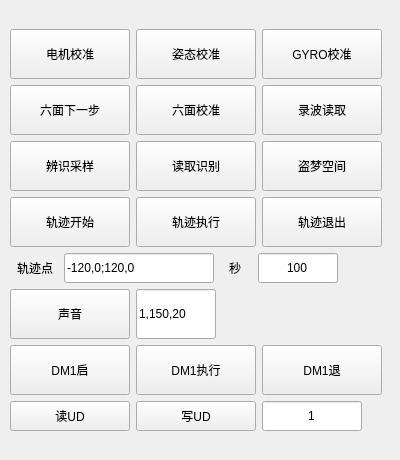
    <widget class="PanelItem" name="Page1_Pane6" native="true">
     <property name="geometry">
      <rect>
       <x>155</x>
       <y>95</y>
       <width>400</width>
       <height>460</height>
      </rect>
     </property>
     <widget class="HoverFillButton" name="Page1_Pane6_MotorCalibration_Btn">
      <property name="geometry">
       <rect>
        <x>10</x>
        <y>29</y>
        <width>120</width>
        <height>50</height>
       </rect>
      </property>
      <property name="minimumSize">
       <size>
        <width>120</width>
        <height>50</height>
       </size>
      </property>
      <property name="maximumSize">
       <size>
        <width>120</width>
        <height>50</height>
       </size>
      </property>
      <property name="text">
       <string>电机校准</string>
      </property>
     </widget>
     <widget class="HoverFillButton" name="Page1_Pane6_AttitudeCalibration_Btn">
      <property name="geometry">
       <rect>
        <x>136</x>
        <y>29</y>
        <width>120</width>
        <height>50</height>
       </rect>
      </property>
      <property name="minimumSize">
       <size>
        <width>120</width>
        <height>50</height>
       </size>
      </property>
      <property name="maximumSize">
       <size>
        <width>120</width>
        <height>50</height>
       </size>
      </property>
      <property name="text">
       <string>姿态校准</string>
      </property>
     </widget>
     <widget class="HoverFillButton" name="Page1_Pane6_GyroCalibration_Btn">
      <property name="geometry">
       <rect>
        <x>262</x>
        <y>29</y>
        <width>120</width>
        <height>50</height>
       </rect>
      </property>
      <property name="minimumSize">
       <size>
        <width>120</width>
        <height>50</height>
       </size>
      </property>
      <property name="maximumSize">
       <size>
        <width>120</width>
        <height>50</height>
       </size>
      </property>
      <property name="text">
       <string>GYRO校准</string>
      </property>
     </widget>
     <widget class="HoverFillButton" name="Page1_Pane6_SixCalibration_Btn">
      <property name="geometry">
       <rect>
        <x>136</x>
        <y>85</y>
        <width>120</width>
        <height>50</height>
       </rect>
      </property>
      <property name="minimumSize">
       <size>
        <width>120</width>
        <height>50</height>
       </size>
      </property>
      <property name="maximumSize">
       <size>
        <width>120</width>
        <height>50</height>
       </size>
      </property>
      <property name="text">
       <string>六面校准</string>
      </property>
     </widget>
     <widget class="HoverFillButton" name="Page1_Pane6_WaveRecordRead_Btn">
      <property name="geometry">
       <rect>
        <x>262</x>
        <y>85</y>
        <width>120</width>
        <height>50</height>
       </rect>
      </property>
      <property name="minimumSize">
       <size>
        <width>120</width>
        <height>50</height>
       </size>
      </property>
      <property name="maximumSize">
       <size>
        <width>120</width>
        <height>50</height>
       </size>
      </property>
      <property name="text">
       <string>录波读取</string>
      </property>
     </widget>
     <widget class="HoverFillButton" name="Page1_Pane6__SixNextStep_Btn">
      <property name="geometry">
       <rect>
        <x>10</x>
        <y>85</y>
        <width>120</width>
        <height>50</height>
       </rect>
      </property>
      <property name="minimumSize">
       <size>
        <width>120</width>
        <height>50</height>
       </size>
      </property>
      <property name="maximumSize">
       <size>
        <width>120</width>
        <height>50</height>
       </size>
      </property>
      <property name="text">
       <string>六面下一步</string>
      </property>
     </widget>
     <widget class="HoverFillButton" name="Page1_Pane6_TrackStart_Btn">
      <property name="geometry">
       <rect>
        <x>10</x>
        <y>197</y>
        <width>120</width>
        <height>50</height>
       </rect>
      </property>
      <property name="minimumSize">
       <size>
        <width>120</width>
        <height>50</height>
       </size>
      </property>
      <property name="maximumSize">
       <size>
        <width>120</width>
        <height>50</height>
       </size>
      </property>
      <property name="text">
       <string>轨迹开始</string>
      </property>
     </widget>
     <widget class="HoverFillButton" name="Page1_Pane6_IdentifySamples_Btn">
      <property name="geometry">
       <rect>
        <x>10</x>
        <y>141</y>
        <width>120</width>
        <height>50</height>
       </rect>
      </property>
      <property name="minimumSize">
       <size>
        <width>120</width>
        <height>50</height>
       </size>
      </property>
      <property name="maximumSize">
       <size>
        <width>120</width>
        <height>50</height>
       </size>
      </property>
      <property name="text">
       <string>辨识采样</string>
      </property>
     </widget>
     <widget class="HoverFillButton" name="Page1_Pane6_ReadRecognition_Btn">
      <property name="geometry">
       <rect>
        <x>136</x>
        <y>141</y>
        <width>120</width>
        <height>50</height>
       </rect>
      </property>
      <property name="minimumSize">
       <size>
        <width>120</width>
        <height>50</height>
       </size>
      </property>
      <property name="maximumSize">
       <size>
        <width>120</width>
        <height>50</height>
       </size>
      </property>
      <property name="text">
       <string>读取识别</string>
      </property>
     </widget>
     <widget class="HoverFillButton" name="Page1_Pane6_Inception_Btn">
      <property name="geometry">
       <rect>
        <x>262</x>
        <y>141</y>
        <width>120</width>
        <height>50</height>
       </rect>
      </property>
      <property name="minimumSize">
       <size>
        <width>120</width>
        <height>50</height>
       </size>
      </property>
      <property name="maximumSize">
       <size>
        <width>120</width>
        <height>50</height>
       </size>
      </property>
      <property name="text">
       <string>盗梦空间</string>
      </property>
     </widget>
     <widget class="HoverFillButton" name="Page1_Pane6_DM1Start_Btn">
      <property name="geometry">
       <rect>
        <x>10</x>
        <y>345</y>
        <width>120</width>
        <height>50</height>
       </rect>
      </property>
      <property name="minimumSize">
       <size>
        <width>120</width>
        <height>50</height>
       </size>
      </property>
      <property name="maximumSize">
       <size>
        <width>120</width>
        <height>50</height>
       </size>
      </property>
      <property name="text">
       <string>DM1启</string>
      </property>
     </widget>
     <widget class="HoverFillButton" name="Page1_Pane6_Sound_Btn">
      <property name="geometry">
       <rect>
        <x>10</x>
        <y>289</y>
        <width>120</width>
        <height>50</height>
       </rect>
      </property>
      <property name="minimumSize">
       <size>
        <width>120</width>
        <height>50</height>
       </size>
      </property>
      <property name="maximumSize">
       <size>
        <width>120</width>
        <height>50</height>
       </size>
      </property>
      <property name="text">
       <string>声音</string>
      </property>
     </widget>
     <widget class="HoverFillButton" name="Page1_Pane6_DM1Execute_Btn">
      <property name="geometry">
       <rect>
        <x>136</x>
        <y>345</y>
        <width>120</width>
        <height>50</height>
       </rect>
      </property>
      <property name="minimumSize">
       <size>
        <width>120</width>
        <height>50</height>
       </size>
      </property>
      <property name="maximumSize">
       <size>
        <width>120</width>
        <height>50</height>
       </size>
      </property>
      <property name="text">
       <string>DM1执行</string>
      </property>
     </widget>
     <widget class="HoverFillButton" name="Page1_Pane6_DM1Exit_Btn">
      <property name="geometry">
       <rect>
        <x>262</x>
        <y>345</y>
        <width>120</width>
        <height>50</height>
       </rect>
      </property>
      <property name="minimumSize">
       <size>
        <width>120</width>
        <height>50</height>
       </size>
      </property>
      <property name="maximumSize">
       <size>
        <width>120</width>
        <height>50</height>
       </size>
      </property>
      <property name="text">
       <string>DM1退</string>
      </property>
     </widget>
     <widget class="HoverFillButton" name="Page1_Pane6_WriteUD_Btn">
      <property name="geometry">
       <rect>
        <x>136</x>
        <y>401</y>
        <width>120</width>
        <height>30</height>
       </rect>
      </property>
      <property name="minimumSize">
       <size>
        <width>120</width>
        <height>30</height>
       </size>
      </property>
      <property name="maximumSize">
       <size>
        <width>120</width>
        <height>30</height>
       </size>
      </property>
      <property name="text">
       <string>写UD</string>
      </property>
     </widget>
     <widget class="HoverFillButton" name="Page1_Pane6_ReadUD_Btn">
      <property name="geometry">
       <rect>
        <x>10</x>
        <y>401</y>
        <width>120</width>
        <height>30</height>
       </rect>
      </property>
      <property name="minimumSize">
       <size>
        <width>120</width>
        <height>30</height>
       </size>
      </property>
      <property name="maximumSize">
       <size>
        <width>120</width>
        <height>30</height>
       </size>
      </property>
      <property name="text">
       <string>读UD</string>
      </property>
     </widget>
     <widget class="HoverFillButton" name="Page1_Pane6_TrackExecute_Btn">
      <property name="geometry">
       <rect>
        <x>136</x>
        <y>197</y>
        <width>120</width>
        <height>50</height>
       </rect>
      </property>
      <property name="minimumSize">
       <size>
        <width>120</width>
        <height>50</height>
       </size>
      </property>
      <property name="maximumSize">
       <size>
        <width>120</width>
        <height>50</height>
       </size>
      </property>
      <property name="text">
       <string>轨迹执行</string>
      </property>
     </widget>
     <widget class="HoverFillButton" name="Page1_Pane6_TrackExit_Btn">
      <property name="geometry">
       <rect>
        <x>262</x>
        <y>197</y>
        <width>120</width>
        <height>50</height>
       </rect>
      </property>
      <property name="minimumSize">
       <size>
        <width>120</width>
        <height>50</height>
       </size>
      </property>
      <property name="maximumSize">
       <size>
        <width>120</width>
        <height>50</height>
       </size>
      </property>
      <property name="text">
       <string>轨迹退出</string>
      </property>
     </widget>
     <widget class="QLineEdit" name="Page1_Pane6_TrackPoint_lineEdit">
      <property name="enabled">
       <bool>true</bool>
      </property>
      <property name="geometry">
       <rect>
        <x>64</x>
        <y>253</y>
        <width>150</width>
        <height>30</height>
       </rect>
      </property>
      <property name="minimumSize">
       <size>
        <width>150</width>
        <height>30</height>
       </size>
      </property>
      <property name="maximumSize">
       <size>
        <width>150</width>
        <height>30</height>
       </size>
      </property>
      <property name="mouseTracking">
       <bool>true</bool>
      </property>
      <property name="focusPolicy">
       <enum>Qt::StrongFocus</enum>
      </property>
      <property name="text">
       <string>-120,0;120,0</string>
      </property>
      <property name="echoMode">
       <enum>QLineEdit::Normal</enum>
      </property>
      <property name="readOnly">
       <bool>false</bool>
      </property>
      <property name="clearButtonEnabled">
       <bool>false</bool>
      </property>
     </widget>
     <widget class="QLineEdit" name="Page1_Pane6_Sec_lineEdit">
      <property name="enabled">
       <bool>true</bool>
      </property>
      <property name="geometry">
       <rect>
        <x>258</x>
        <y>253</y>
        <width>80</width>
        <height>30</height>
       </rect>
      </property>
      <property name="minimumSize">
       <size>
        <width>80</width>
        <height>30</height>
       </size>
      </property>
      <property name="maximumSize">
       <size>
        <width>80</width>
        <height>30</height>
       </size>
      </property>
      <property name="mouseTracking">
       <bool>true</bool>
      </property>
      <property name="focusPolicy">
       <enum>Qt::StrongFocus</enum>
      </property>
      <property name="text">
       <string>100</string>
      </property>
      <property name="echoMode">
       <enum>QLineEdit::Normal</enum>
      </property>
      <property name="alignment">
       <set>Qt::AlignCenter</set>
      </property>
      <property name="readOnly">
       <bool>false</bool>
      </property>
      <property name="clearButtonEnabled">
       <bool>false</bool>
      </property>
     </widget>
     <widget class="QLineEdit" name="Page1_Pane6_UD_lineEdit">
      <property name="enabled">
       <bool>true</bool>
      </property>
      <property name="geometry">
       <rect>
        <x>262</x>
        <y>401</y>
        <width>100</width>
        <height>30</height>
       </rect>
      </property>
      <property name="minimumSize">
       <size>
        <width>100</width>
        <height>30</height>
       </size>
      </property>
      <property name="maximumSize">
       <size>
        <width>100</width>
        <height>30</height>
       </size>
      </property>
      <property name="mouseTracking">
       <bool>true</bool>
      </property>
      <property name="focusPolicy">
       <enum>Qt::StrongFocus</enum>
      </property>
      <property name="text">
       <string>1</string>
      </property>
      <property name="echoMode">
       <enum>QLineEdit::Normal</enum>
      </property>
      <property name="alignment">
       <set>Qt::AlignCenter</set>
      </property>
      <property name="readOnly">
       <bool>false</bool>
      </property>
      <property name="clearButtonEnabled">
       <bool>false</bool>
      </property>
     </widget>
     <widget class="QLabel" name="Page1_Pane6_Label1">
      <property name="geometry">
       <rect>
        <x>10</x>
        <y>253</y>
        <width>50</width>
        <height>30</height>
       </rect>
      </property>
      <property name="minimumSize">
       <size>
        <width>50</width>
        <height>30</height>
       </size>
      </property>
      <property name="maximumSize">
       <size>
        <width>50</width>
        <height>30</height>
       </size>
      </property>
      <property name="text">
       <string>轨迹点</string>
      </property>
      <property name="alignment">
       <set>Qt::AlignCenter</set>
      </property>
     </widget>
     <widget class="QLabel" name="Page1_Pane6_Label2">
      <property name="geometry">
       <rect>
        <x>220</x>
        <y>253</y>
        <width>30</width>
        <height>30</height>
       </rect>
      </property>
      <property name="minimumSize">
       <size>
        <width>30</width>
        <height>30</height>
       </size>
      </property>
      <property name="maximumSize">
       <size>
        <width>30</width>
        <height>30</height>
       </size>
      </property>
      <property name="text">
       <string>秒</string>
      </property>
      <property name="alignment">
       <set>Qt::AlignCenter</set>
      </property>
     </widget>
     <widget class="QLineEdit" name="Page1_Pane6_SoundPoint_lineEdit">
      <property name="enabled">
       <bool>true</bool>
      </property>
      <property name="geometry">
       <rect>
        <x>136</x>
        <y>289</y>
        <width>80</width>
        <height>50</height>
       </rect>
      </property>
      <property name="minimumSize">
       <size>
        <width>80</width>
        <height>50</height>
       </size>
      </property>
      <property name="maximumSize">
       <size>
        <width>80</width>
        <height>50</height>
       </size>
      </property>
      <property name="mouseTracking">
       <bool>true</bool>
      </property>
      <property name="focusPolicy">
       <enum>Qt::StrongFocus</enum>
      </property>
      <property name="text">
       <string>1,150,20</string>
      </property>
      <property name="echoMode">
       <enum>QLineEdit::Normal</enum>
      </property>
      <property name="readOnly">
       <bool>false</bool>
      </property>
      <property name="clearButtonEnabled">
       <bool>false</bool>
      </property>
     </widget>
    </widget>
